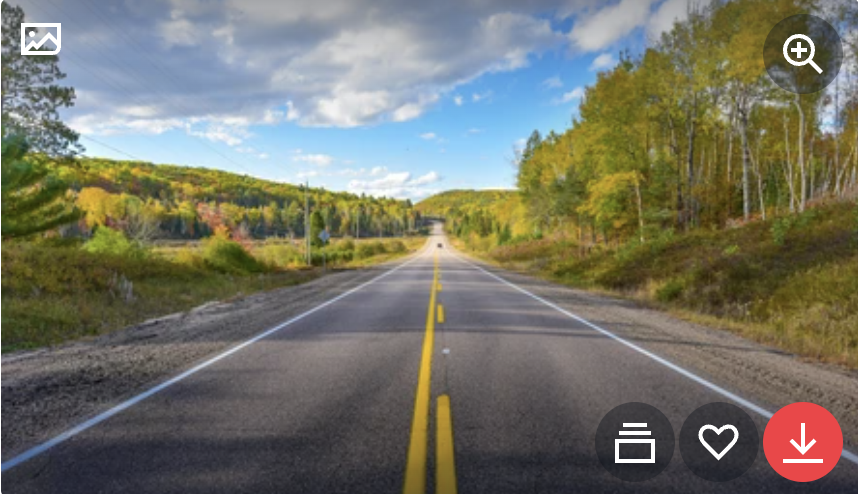
#> input picture opencv.PNG, 858 x 494 px, found by its file name
$ python chpt2.py
#> lines starting #> are read from the running program, lines starting #| are printed output that depends on the picture; after the words box and inside, x2 and y2 are one past the last pixel; in counts of white or black regions, pixels touching at a corner belong together
import cv2
import numpy as np
img = cv2.imread("/Users/sandeep_munagala/Documents/opencv/opencv.PNG")
#> img is the input picture: shape (494, 858, 3); mean B, G, R 104.2, 116.4, 116.7
img = cv2.resize(img,(480,360))
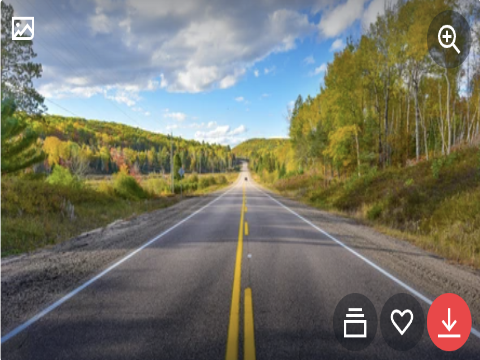
#> img: shape (360, 480, 3); mean B, G, R 104.1, 116.3, 116.6
imgGRAY = cv2.cvtColor(img,cv2.COLOR_BGR2GRAY)
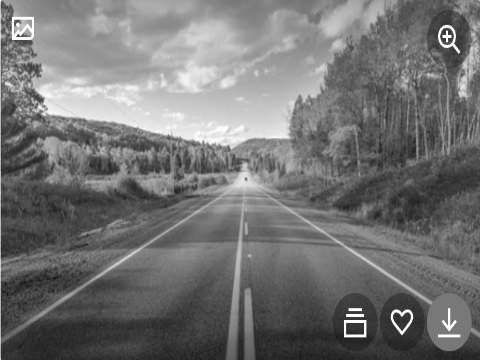
#> imgGRAY: shape (360, 480); min 21, max 255, mean 115
imgBLUR = cv2.GaussianBlur(imgGRAY,(5,5),10,100)
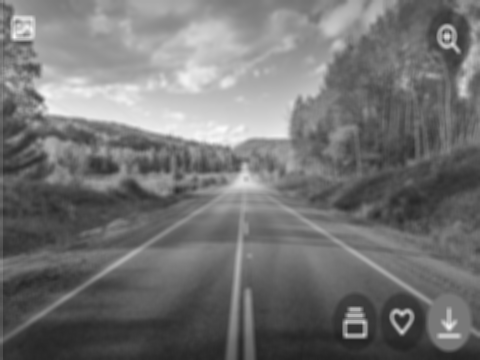
#> imgBLUR: shape (360, 480); min 34, max 251, mean 114.9
imgCanny = cv2.Canny(img,100,100)
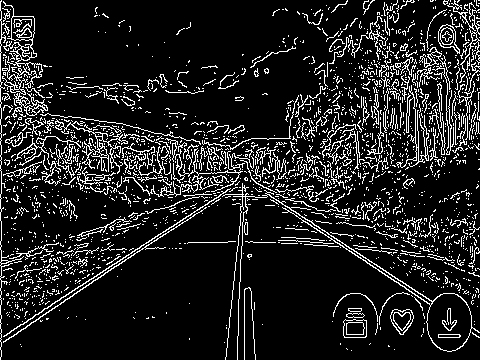
#> imgCanny: shape (360, 480); 12.9% white in thin lines or dots
imgDialation = cv2.dilate(imgCanny,np.ones((5,5),np.uint8),iterations=1)
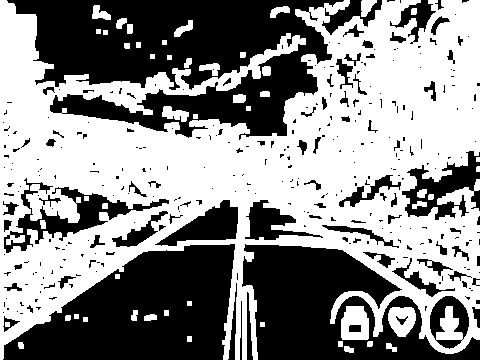
#> imgDialation: shape (360, 480); 54.9% white; 330 black regions (246 under 20 px), largest, box (x1, y1, x2, y2) and area: (7, 0, 344, 140) 27439, (3, 244, 235, 360) 17592, (242, 244, 480, 360) 14880
imgEroded = cv2.erode(imgDialation,np.ones((5,5),np.uint8),iterations=1)
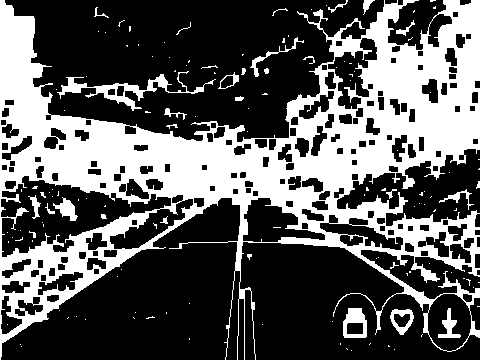
#> imgEroded: shape (360, 480); 35.3% white; 139 white regions (110 under 20 px), largest, box (x1, y1, x2, y2) and area: (0, 0, 480, 360) 56782, (57, 71, 216, 111) 1215, (343, 308, 367, 338) 452
cv2.imshow("normal image",img)
cv2.imshow("gray image",imgGRAY)
cv2.imshow("blur image",imgBLUR)
cv2.imshow("canny image",imgCanny)
cv2.imshow("dialation image",imgDialation)
cv2.imshow("erroded image",imgEroded)
cv2.waitKey(0)
